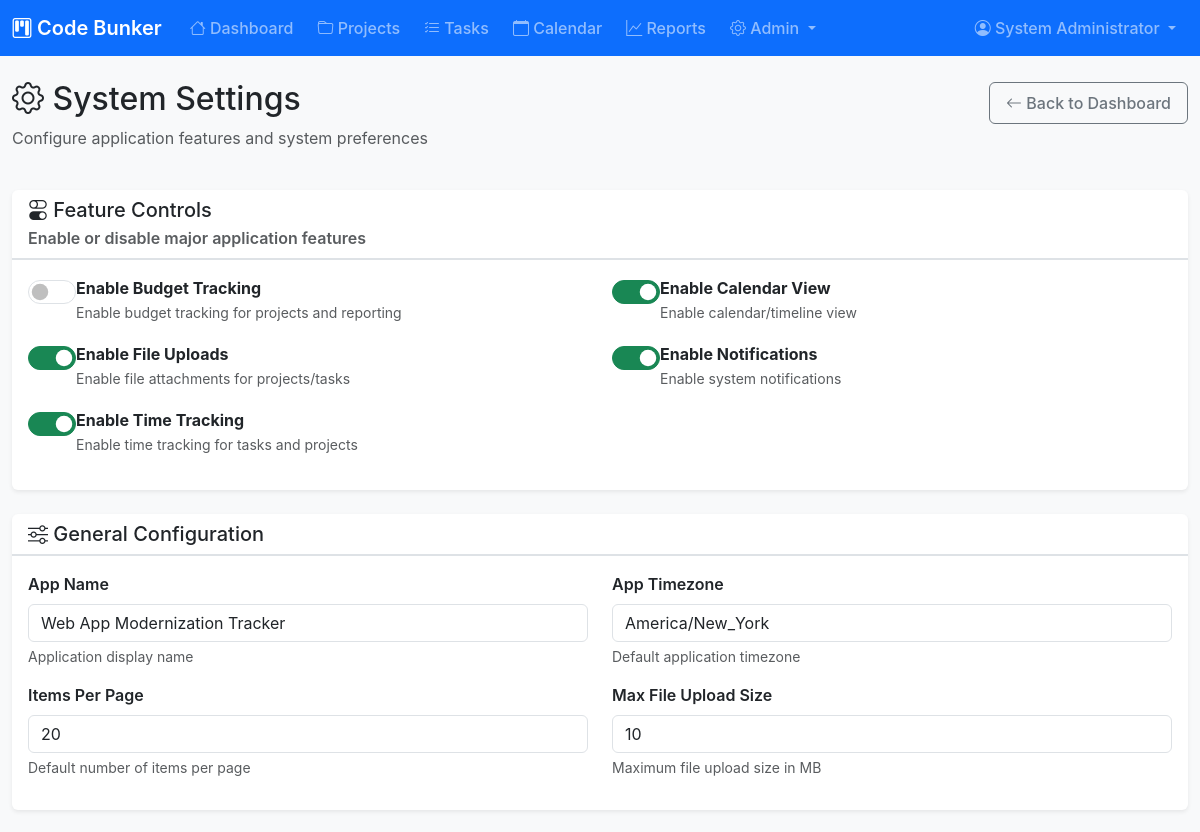
Before: /pages/settings.php (signed in, upper part) with the older database file.
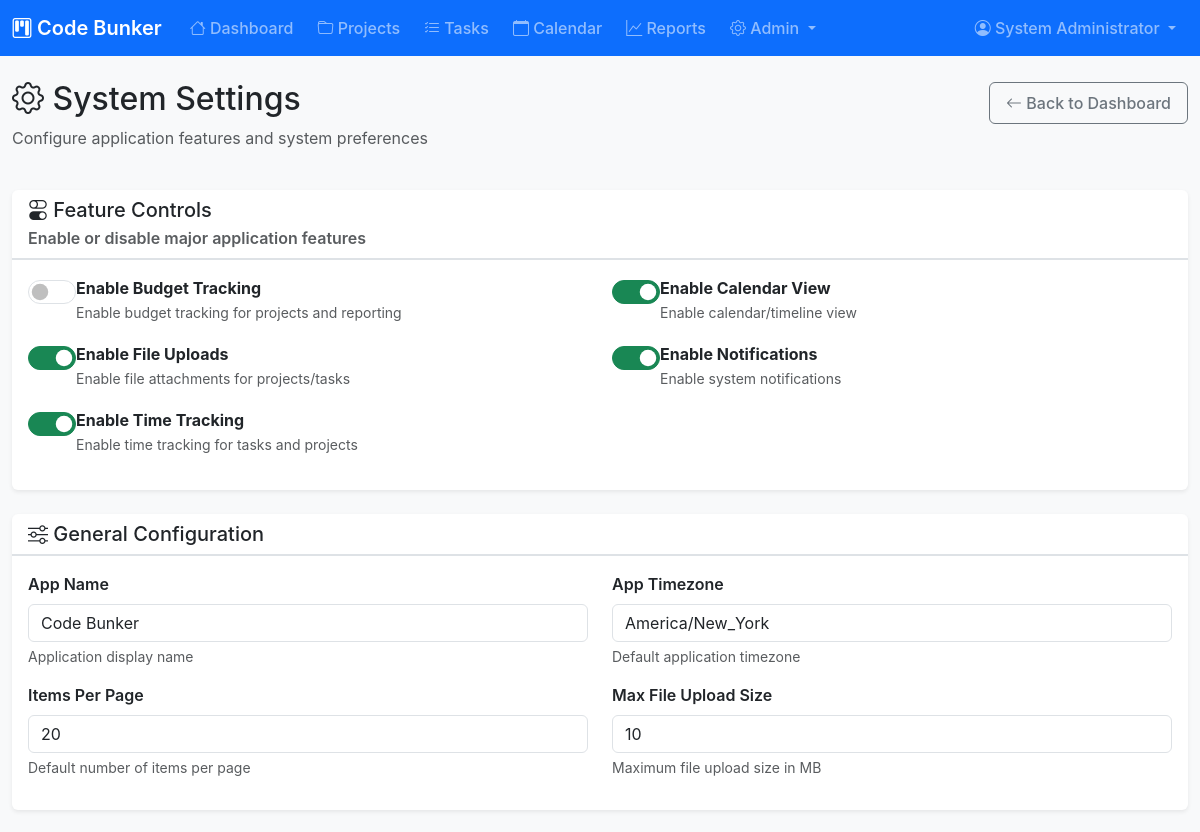
After: the same page with the newer database file.
### tables this page shows
CREATE TABLE settings (
    id INT AUTO_INCREMENT PRIMARY KEY,
    setting_key VARCHAR(100) NOT NULL UNIQUE,
    setting_value TEXT,
    setting_type ENUM('boolean', 'string', 'number', 'json') DEFAULT 'string',
    description TEXT,
    is_editable BOOLEAN DEFAULT TRUE,
    category VARCHAR(50) DEFAULT 'general',
    updated_by INT,
    updated_at TIMESTAMP DEFAULT CURRENT_TIMESTAMP ON UPDATE CURRENT_TIMESTAMP,
    FOREIGN KEY (updated_by) REFERENCES users(id) ON DELETE SET NULL
);

### config/database.php (called while the page is built, shortened)
<?php
class Database {
    private $host = 'localhost';
    private $db_name = 'web_app_tracker';
    private $username = 'root';
    private $password = '';
    private $charset = 'utf8mb4';
    private $port = 3306;
    public $conn;
    public function getConnection() {
        $this->conn = null;
        try {
            $dsn = "mysql:host=" . $this->host .
                   ";port=" . $this->port .
                   ";dbname=" . $this->db_name .
                   ";charset=" . $this->charset;
            $options = [
                PDO::ATTR_ERRMODE => PDO::ERRMODE_EXCEPTION,
                PDO::ATTR_DEFAULT_FETCH_MODE => PDO::FETCH_ASSOC,
                PDO::ATTR_EMULATE_PREPARES => false,
                PDO::MYSQL_ATTR_INIT_COMMAND => "SET NAMES utf8mb4"
            ];
            $this->conn = new PDO($dsn, $this->username, $this->password, $options);
        } catch(PDOException $e) {
            error_log("Database Connection Error: " . $e->getMessage());
            if (defined('DEBUG_MODE') && DEBUG_MODE) {
                echo "Connection Error: " . $e->getMessage();
            } else {
                echo "Database connection failed. Please try again later.";
            }
        }
        return $this->conn;
    }
    public function executeQuery($query, $params = []) {
        try {
            $stmt = $this->conn->prepare($query);
            $stmt->execute($params);
            return $stmt;
        } catch(PDOException $e) {
            error_log("Query Execution Error: " . $e->getMessage());
            return false;
        }
    }
}
function getDatabase() {
    static $database = null;
    if ($database === null) {
        $database = new Database();
    }
    return $database;
}
function executeQuery($query, $params = []) {
    $database = getDatabase();
    $stmt = $database->executeQuery($query, $params);
    if ($stmt !== false) {
        return $stmt->fetchAll(PDO::FETCH_ASSOC);
    }
    return false;
}
function executeQuerySingle($query, $params = []) {
    $database = getDatabase();
    $stmt = $database->executeQuery($query, $params);
    if ($stmt !== false) {
        return $stmt->fetch(PDO::FETCH_ASSOC);
    }
    return false;
}
?>

### includes/auth.php (called while the page is built, shortened)
<?php
class Auth {
    public function isLoggedIn() {
        return isset($_SESSION['user_id']) && isset($_SESSION['username']) && $this->isSessionValid();
    }
    public function isAdmin() {
        return $this->isLoggedIn() && isset($_SESSION['role']) && $_SESSION['role'] === 'admin';
    }
    public function getCurrentUser() {
        return [
            'id' => $_SESSION['user_id'],
            'username' => $_SESSION['username'],
            'email' => $_SESSION['email'],
            'first_name' => $_SESSION['first_name'],
            'last_name' => $_SESSION['last_name'],
            'role' => $_SESSION['role']
        ];
    }
    private function isSessionValid() {
        return true;
    }
}
$auth = new Auth();
function isLoggedIn() {
    global $auth;
    return $auth->isLoggedIn();
}
function isAdmin() {
    global $auth;
    return $auth->isAdmin();
}
function getCurrentUser() {
    global $auth;
    return $auth->getCurrentUser();
}
?>

### includes/functions.php (called while the page is built, shortened)
<?php
function getSetting($key, $default = null) {
    $query = "SELECT setting_value, setting_type FROM settings WHERE setting_key = ?";
    $result = executeQuerySingle($query, [$key]);
    $value = $result['setting_value'];
    switch ($result['setting_type']) {
        case 'boolean':
            return filter_var($value, FILTER_VALIDATE_BOOLEAN);
        case 'number':
            return is_numeric($value) ? (float)$value : $default;
        default:
            return $value;
    }
}
function getSettingsByCategory($category = null) {
    $query = "SELECT setting_key, setting_value, setting_type, description, is_editable, category
              FROM settings";
    $params = [];
    if ($category) {
        $query .= " WHERE category = ?";
        $params[] = $category;
    }
    $query .= " ORDER BY category, setting_key";
    return executeQuery($query, $params) ?: [];
}
?>

### pages/settings.php (the view, shortened to what this page needs)
<?php
require_once dirname(__FILE__) . '/../includes/header.php';
$categories = ['features', 'general', 'data', 'appearance', 'defaults'];
$allSettings = [];
foreach ($categories as $category) {
    $allSettings[$category] = getSettingsByCategory($category);
}
?>
<div class="row mb-4">
    <div class="col-12">
        <div class="d-flex justify-content-between align-items-center">
            <h2><i class="bi bi-gear"></i> System Settings</h2>
            <div>
                <a href="<?php echo BASE_URL; ?>/pages/dashboard.php" class="btn btn-outline-secondary">
                    <i class="bi bi-arrow-left"></i> Back to Dashboard
                </a>
            </div>
        </div>
        <p class="text-muted">Configure application features and system preferences</p>
    </div>
</div>
<form method="POST" action="">
    <div class="row mb-4">
        <div class="col-12">
            <div class="card">
                <div class="card-header">
                    <h5 class="card-title mb-0">
                        <i class="bi bi-toggles"></i> Feature Controls
                    </h5>
                    <p class="text-muted mb-0 mt-1">Enable or disable major application features</p>
                </div>
                <div class="card-body">
                    <div class="row">
                        <?php foreach ($allSettings['features'] as $setting): ?>
                        <div class="col-lg-6 mb-3">
                            <div class="form-check form-switch">
                                <input class="form-check-input" type="checkbox"
                                       id="setting_<?php echo $setting['setting_key']; ?>"
                                       name="setting_<?php echo $setting['setting_key']; ?>"
                                       value="1"
                                       <?php echo getSetting($setting['setting_key'], false) ? 'checked' : ''; ?>>
                                <label class="form-check-label" for="setting_<?php echo $setting['setting_key']; ?>">
                                    <strong><?php echo str_replace(['enable_', '_'], ['', ' '], ucwords($setting['setting_key'], '_')); ?></strong>
                                    <br><small class="text-muted"><?php echo htmlspecialchars($setting['description']); ?></small>
                                </label>
                            </div>
                        </div>
                        <?php endforeach; ?>
                    </div>
                </div>
            </div>
        </div>
    </div>
    <div class="row mb-4">
        <div class="col-12">
            <div class="card">
                <div class="card-header">
                    <h5 class="card-title mb-0">
                        <i class="bi bi-sliders"></i> General Configuration
                    </h5>
                </div>
                <div class="card-body">
                    <div class="row">
                        <?php foreach ($allSettings['general'] as $setting): ?>
                        <div class="col-lg-6 mb-3">
                            <label for="setting_<?php echo $setting['setting_key']; ?>" class="form-label">
                                <?php echo str_replace('_', ' ', ucwords($setting['setting_key'], '_')); ?>
                            </label>
                            <?php if ($setting['setting_type'] === 'number'): ?>
                            <input type="number" class="form-control"
                                   id="setting_<?php echo $setting['setting_key']; ?>"
                                   name="setting_<?php echo $setting['setting_key']; ?>"
                                   value="<?php echo htmlspecialchars(getSetting($setting['setting_key'], '')); ?>">
                            <?php else: ?>
                            <input type="text" class="form-control"
                                   id="setting_<?php echo $setting['setting_key']; ?>"
                                   name="setting_<?php echo $setting['setting_key']; ?>"
                                   value="<?php echo htmlspecialchars(getSetting($setting['setting_key'], '')); ?>">
                            <?php endif; ?>
                            <div class="form-text"><?php echo htmlspecialchars($setting['description']); ?></div>
                        </div>
                        <?php endforeach; ?>
                    </div>
                </div>
            </div>
        </div>
    </div>
</form>
<?php require_once dirname(__FILE__) . '/../includes/footer.php'; ?>

### includes/header.php (shortened to what this page needs)
<?php
require_once dirname(__FILE__) . '/../includes/auth.php';
require_once dirname(__FILE__) . '/../includes/functions.php';
$currentUser = getCurrentUser();
$isLoggedIn = isLoggedIn();
$isAdmin = isAdmin();
$currentPage = basename($_SERVER['PHP_SELF'], '.php');
?>
<!DOCTYPE html>
<html lang="en">
<head>
    <link rel="preload" href="https://cdn.jsdelivr.net/npm/bootstrap@5.3.0/dist/css/bootstrap.min.css" as="style" onload="this.onload=null;this.rel='stylesheet'">
    <link rel="preload" href="https://cdn.jsdelivr.net/npm/bootstrap-icons@1.10.5/font/bootstrap-icons.css" as="style" onload="this.onload=null;this.rel='stylesheet'">
    <link href="<?php echo ASSETS_URL; ?>/css/style.css" rel="stylesheet" media="print" onload="this.media='all';this.onload=null;">
</head>
<body>
    <?php if ($isLoggedIn): ?>
    <nav class="navbar navbar-expand-lg navbar-dark bg-primary" role="navigation" aria-label="Main navigation">
        <div class="container-fluid">
            <a class="navbar-brand" href="<?php echo BASE_URL; ?>/pages/dashboard.php" aria-label="<?php echo APP_NAME; ?> - Go to Dashboard">
                <i class="bi bi-kanban" aria-hidden="true"></i>
                <?php echo APP_NAME; ?>
            </a>
            <div class="collapse navbar-collapse" id="navbarNav">
                <ul class="navbar-nav me-auto">
                    <li class="nav-item">
                        <a class="nav-link <?php echo $currentPage === 'dashboard' ? 'active' : ''; ?>"
                           href="<?php echo BASE_URL; ?>/pages/dashboard.php"
                           <?php echo $currentPage === 'dashboard' ? 'aria-current="page"' : ''; ?>>
                            <i class="bi bi-house" aria-hidden="true"></i> Dashboard
                        </a>
                    </li>
                    <li class="nav-item">
                        <a class="nav-link <?php echo $currentPage === 'projects' ? 'active' : ''; ?>"
                           href="<?php echo BASE_URL; ?>/pages/projects.php">
                            <i class="bi bi-folder"></i> Projects
                        </a>
                    </li>
                    <li class="nav-item">
                        <a class="nav-link <?php echo $currentPage === 'tasks' ? 'active' : ''; ?>"
                           href="<?php echo BASE_URL; ?>/pages/tasks.php">
                            <i class="bi bi-list-check"></i> Tasks
                        </a>
                    </li>
                    <li class="nav-item">
                        <a class="nav-link <?php echo $currentPage === 'calendar' ? 'active' : ''; ?>"
                           href="<?php echo BASE_URL; ?>/pages/calendar.php">
                            <i class="bi bi-calendar"></i> Calendar
                        </a>
                    </li>
                    <li class="nav-item">
                        <a class="nav-link <?php echo $currentPage === 'reports' ? 'active' : ''; ?>"
                           href="<?php echo BASE_URL; ?>/pages/reports.php">
                            <i class="bi bi-graph-up"></i> Reports
                        </a>
                    </li>
                    <?php if ($isAdmin): ?>
                    <li class="nav-item dropdown">
                        <a class="nav-link dropdown-toggle" href="#" role="button" data-bs-toggle="dropdown">
                            <i class="bi bi-gear"></i> Admin
                        </a>
                    </li>
                    <?php endif; ?>
                </ul>
                <ul class="navbar-nav">
                    <li class="nav-item dropdown">
                        <a class="nav-link dropdown-toggle" href="#" role="button" data-bs-toggle="dropdown">
                            <i class="bi bi-person-circle"></i>
                            <?php echo htmlspecialchars($currentUser['first_name'] . ' ' . $currentUser['last_name']); ?>
                        </a>
                    </li>
                </ul>
            </div>
        </div>
    </nav>
    <?php endif; ?>
    <main id="main-content" class="<?php echo $isLoggedIn ? 'container-fluid mt-4' : ''; ?>" role="main">

### includes/footer.php (shortened to what this page needs)
    </main>
</body>
</html>

### assets/css/style.css (style rules this page uses)
:root { --primary-color: #0d6efd; --secondary-color: #6c757d; --success-color: #198754; --danger-color: #dc3545; --warning-color: #ffc107; --info-color: #0dcaf0; --light-color: #f8f9fa; --dark-color: #212529; --border-radius: 0.375rem; --box-shadow: 0 0.125rem 0.25rem rgba(0, 0, 0, 0.075); }
body { background-color: #f8f9fa; font-family: -apple-system, BlinkMacSystemFont, 'Segoe UI', Roboto, 'Helvetica Neue', Arial, sans-serif; }
.navbar-brand { font-weight: 600; font-size: 1.25rem; }
.navbar-nav .nav-link { font-weight: 500; padding: 0.5rem 1rem; border-radius: var(--border-radius); margin: 0 0.25rem; transition: all 0.2s ease-in-out; }
.card { border: none; box-shadow: var(--box-shadow); transition: box-shadow 0.15s ease-in-out; }
.card-header { background-color: transparent; border-bottom: 1px solid #dee2e6; font-weight: 600; }
.form-label { font-weight: 600; margin-bottom: 0.5rem; }
.btn { font-weight: 500; border-radius: var(--border-radius); padding: 0.5rem 1rem; transition: all 0.15s ease-in-out; }

### includes/header.php (style rules this page uses)
body { margin:0;font-family:-apple-system,BlinkMacSystemFont,'Segoe UI',Roboto,'Helvetica Neue',Arial,sans-serif;background-color:#f8f9fa }
.navbar { background-color:#0d6efd!important }
.navbar-brand { font-weight:600;font-size:1.25rem }

### pages/settings.php (style rules this page uses)
.form-check-input:checked { background-color: #198754; border-color: #198754; }
.card-header { border-bottom: 2px solid #dee2e6; }
.form-switch .form-check-input { width: 3em; height: 1.5em; }

Changed rows visible on the page:
changed settings "App Name": setting_key+setting_value "Web App Modernization Tracker" → "Code Bunker"
